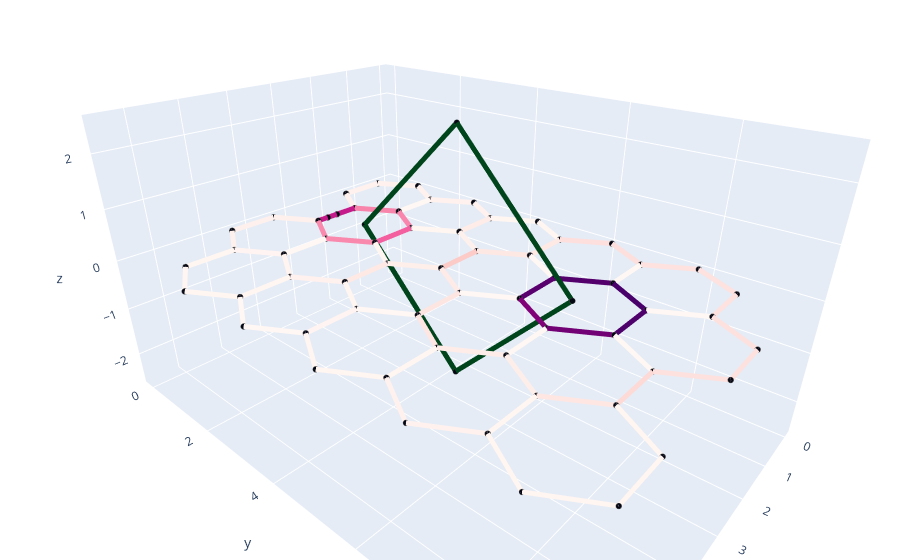
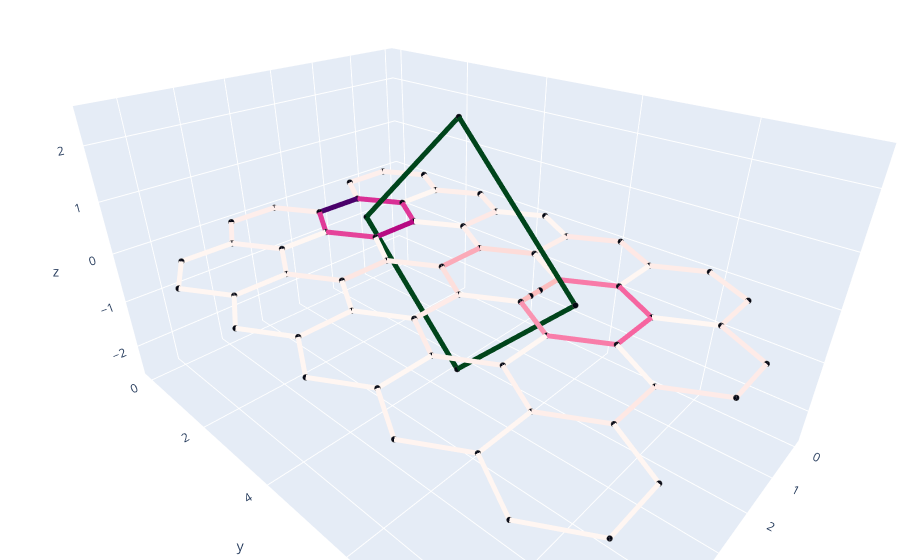
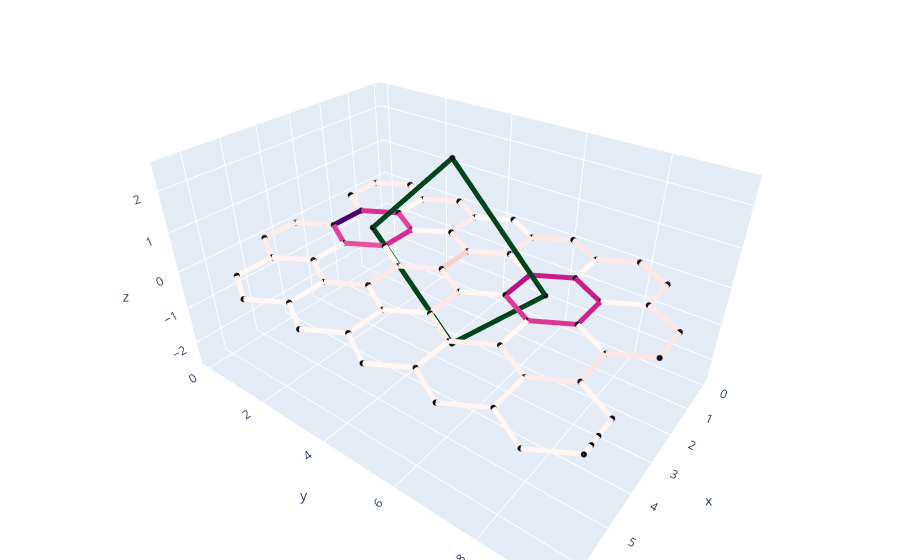

The notebook cell these images were saved under, in order:
### Code cell
for edge in [(12,24), (18,30), (46,57)]:
    
    #create linked graphs       
    D = createNewHexagonUpdateEdge(edge)
    #group graphs and compute optimal cuts
    graph_sets = [k.G for k in D.layer]

    p, lk_mat=itwe.getEdgeLinkageOperator(graph_sets)
    init_cut_sets = [graph_sets[:], graph_sets[::-1]]
    cut_lists = []
    for ics in init_cut_sets:
        cut_lists.append(itwe.cuttingEdgeAlgorithm(*ics))

    #lyp.plotLambdaMaps(p)
    fig = lyp.update_priorityPlot(D, p)
    
    print('Cut list networks [#1, #2]')
    print(cut_lists)
